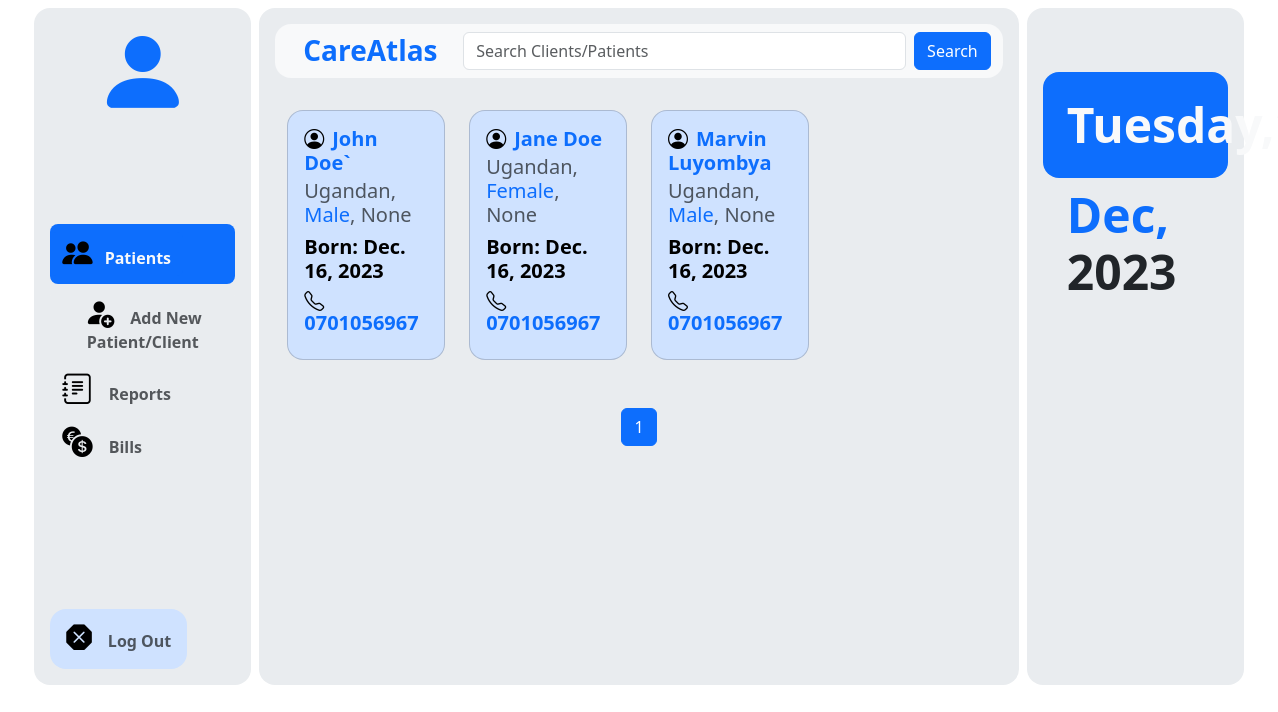
Page /base/application/1 on the earlier database version.
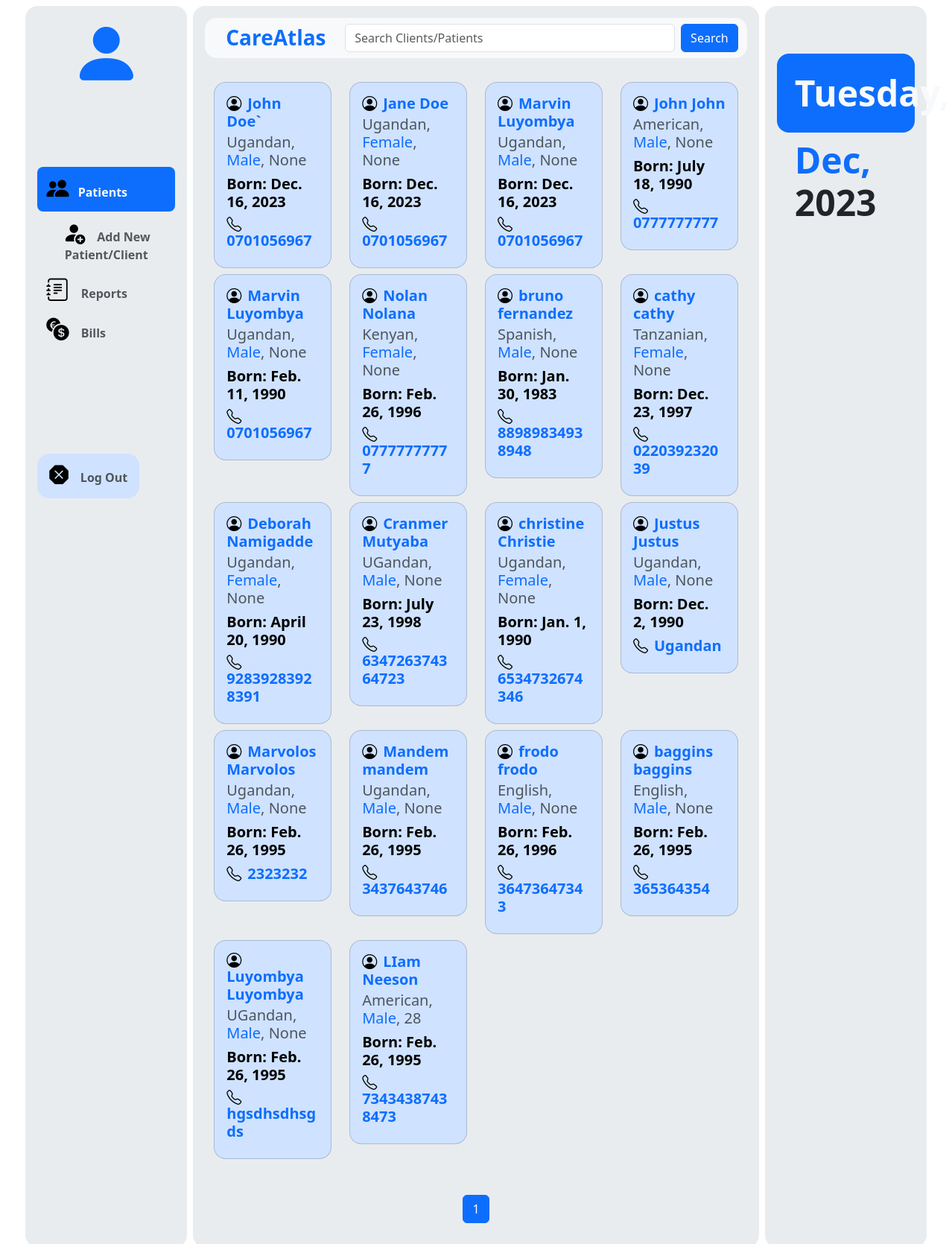
Same page on the later database version.
### base/models.py (models this page shows, shortened)
class Patient(models.Model):
    first_name = models.CharField(max_length=30, blank=False)
    last_name = models.CharField(max_length=30, blank = False)
    nationality = models.CharField(max_length=30, blank=True, null=True)
    date_of_birth = models.DateField(blank=True, null=True)
    date_added = models.DateField(auto_now_add=True)
    sex_type = {"Male": "Male", "Female": "Female", "Complicated": "Complicated"}
    sex = models.CharField(blank=False, choices=sex_type, max_length=15)
    phone_number = models.CharField(max_length=20, null=True)
    age = models.IntegerField(null=True)

### base/views.py (the view)
# urls.py: path('base/application/<int:page>', base_views.application_page, name='application-page'),
def application_page(request, page=1):
    all_patients = Patient.objects.all()
    patients = Paginator(all_patients, 24)
    context = {
        "day": date_1[0],
        "day_of_month": date_1[1],
        "month": date_1[2],
        "year": date_1[3].replace(",", ""),
        "date": date,
        "patients": patients.page(page)
    }
    return render(request, 'base/application_page.html', context)

### base/templates/base/application_page.html (shortened to what this page needs)
{% extends 'base/base.html' %}
{% block content %}
    <div>
        <div class="container  mt-4">
          <div class="row">
            {% for patient in patients %}
            <div class="col-3 mt-2">
              <div class="card bg-primary-subtle rounded-4">
                <a href="{% url 'patient-page' patient.id %}" class="link-underline link-underline-opacity-0"><div class="card-body">
                  <h5 class="card-title fw-semibold text-primary"><i class="bi bi-person-circle me-2 text-black"></i>{{patient.first_name}} {{patient.last_name}}</h5>
                  <h5 class="card-subtitle mb-2 text-body-secondary">{{patient.nationality}}, <span class="text-primary">{{patient.sex}}</span>, {{patient.age}}</h5>
                  <h5 class="fw-semibold text-black">Born: <span class="fw-bold ">{{patient.date_of_birth}}</span></h5>
                  <h5 class="fw-semiold text-black"><i class="bi bi-telephone me-2"></i></i><span class="fw-bold text-primary">{{patient.phone_number}}</span></h5>
                </div></a>
              </div>
            </div>
            {% endfor %}
            <div class="d-flex justify-content-center mt-5">
              <nav aria-label="..." class="">
                <ul class="pagination">
                  <li class="page-item active" aria-current="page"><a class="page-link" href="{% url 'application-page' patients.number %}">{{patients.number}}</a></li>
                </ul>
              </nav>
            </div>
          </div>
        </div>
    </div>
{% endblock content %}

### base/templates/base/base.html (shortened to what this page needs)
{% load static %}
<html lang="en">
<head>
    <link href="https://cdn.jsdelivr.net/npm/bootstrap@5.3.2/dist/css/bootstrap.min.css" rel="stylesheet">
    <link rel="stylesheet" href="https://cdn.jsdelivr.net/npm/bootstrap-icons@1.11.2/font/bootstrap-icons.min.css">
</head>
<body>
<div class="">
  <div class="row justify-content-center">
    <div class="col-2 p-3 bg-body-secondary d-flex flex-column align-items-center justify-content-start mx-2 rounded-4 my-2">
      <div class="d-flex flex-column align-items-center mb-5">
        <i class="bi bi-person-fill text-primary" style="font-size: 600%"></i>
      </div>
      <div class="mt-5">
        <div class="d-grid gap-2 my-2">
          <a href="{% url 'application-page' 1 %}" class=" bg-primary py-2 rounded-3"><button class="border border-0 btn btn-light fw-bolder fs-6 bg-primary text-light" type="button"><i class="ms-0 bi bi-people-fill text-body-emphasis me-1" style="font-size: 190%"></i><span class="ms-2">Patients</span></button></a>
          <a href="{% url 'new-patient' %}" class="my-0"><button class="border border-0 btn btn-light fw-bolder fs-6 bg-body-secondary text-body-secondary" type="button"><i class="bi bi-person-fill-add text-body-emphasis me-3" style="font-size: 190%"></i>Add New Patient/Client</button></a>
          <a href="" class="my-0"><button class="border border-0 btn btn-light fw-bolder fs-6 bg-body-secondary text-body-secondary" type="button"><i class="bi bi-journal-text text-body-emphasis me-3" style="font-size: 190%"></i>Reports</button></a>
          <a href="" class="mt-0 mb-5"><button class=" border border-0 btn btn-light fw-bolder fs-6 bg-body-secondary text-body-secondary" type="button"><i class="bi bi-currency-exchange text-body-emphasis me-3" style="font-size: 190%"></i>Bills</button></a>
        </div>
        <div class="d-flex align-items-end mt-5">
          <a href="{% url 'logout' %}" class="mt-5"><button class="border border-0 btn btn-light fw-bolder fs-6 bg-primary-subtle rounded-4 text-body-secondary p-3" type="button"><i class=" bi bi-x-octagon-fill text-body-emphasis me-3" style="font-size: 160%"></i>Log Out</button></a>
        </div>
      </div>
    </div>
    <div class="col-7 p-3 bg-body-secondary my-2 rounded-4">
      <nav class="navbar bg-body-tertiary rounded-4">
        <div class="container-fluid">
          <a href=" {% url 'application-page' 1%} " class="link-underline link-underline-opacity-0"><span class="navbar-brand mb-0 h1 text-primary fw-bolder fs-3 ms-3">CareAtlas</span></a>
          <form class="d-flex w-75 my-auto" role="search">
            <input class="form-control me-2" type="search" placeholder="Search Clients/Patients" aria-label="Search">
            <button class="btn btn-primary" type="submit">Search</button>
          </form>
        </div>
      </nav>
      {% block content %}
      {% endblock content%}
    </div>
    <div class="col-2 p-3 bg-body-secondary mx-2 my-2 rounded-4">
      <div>
        <h1 class="display-5 mt-5 text-light fw-bold bg-primary p-4 rounded-4">{{ day }},{{ day_of_month }}</h1>
      </div>
      <div>
        <h1 class="display-5 ms-4 text-primary fw-bold">{{month}}, <span class="display-5 fw-bold text-dark">{{year}}</span></h1>
      </div>
    </div>
  </div>
</div>
</body>
</html>

Differences in the rows shown:
added Patient: first_name "John", last_name "John", nationality "American", sex "Male", age "None", date_of_birth "July 18, 1990", phone_number "0777777777"
added Patient: first_name "Marvin", last_name "Luyombya", nationality "Ugandan", sex "Male", age "None", date_of_birth "Feb. 11, 1990", phone_number "0701056967"
added Patient: first_name "Nolan", last_name "Nolana", nationality "Kenyan", sex "Female", age "None", date_of_birth "Feb. 26, 1996", phone_number "07777777777"
added Patient: first_name "bruno", last_name "fernandez", nationality "Spanish", sex "Male", age "None", date_of_birth "Jan. 30, 1983", phone_number "88989834938948"
added Patient: first_name "cathy", last_name "cathy", nationality "Tanzanian", sex "Female", age "None", date_of_birth "Dec. 23, 1997", phone_number "022039232039"
added Patient: first_name "Deborah", last_name "Namigadde", nationality "Ugandan", sex "Female", age "None", date_of_birth "April 20, 1990", phone_number "92839283928391"
added Patient: first_name "Cranmer", last_name "Mutyaba", nationality "UGandan", sex "Male", age "None", date_of_birth "July 23, 1998", phone_number "634726374364723"
added Patient: first_name "christine", last_name "Christie", nationality "Ugandan", sex "Female", age "None", date_of_birth "Jan. 1, 1990", phone_number "6534732674346"
added Patient: first_name "Justus", last_name "Justus", nationality "Ugandan", sex "Male", age "None", date_of_birth "Dec. 2, 1990", phone_number "Ugandan"
added Patient: first_name "Marvolos", last_name "Marvolos", nationality "Ugandan", sex "Male", age "None", date_of_birth "Feb. 26, 1995", phone_number "2323232"
added Patient: first_name "Mandem", last_name "mandem", nationality "Ugandan", sex "Male", age "None", date_of_birth "Feb. 26, 1995", phone_number "3437643746"
added Patient: first_name "frodo", last_name "frodo", nationality "English", sex "Male", age "None", date_of_birth "Feb. 26, 1996", phone_number "36473647343"
added Patient: first_name "baggins", last_name "baggins", nationality "English", sex "Male", age "None", date_of_birth "Feb. 26, 1995", phone_number "365364354"
added Patient: first_name "Luyombya", last_name "Luyombya", nationality "UGandan", sex "Male", age "None", date_of_birth "Feb. 26, 1995", phone_number "hgsdhsdhsgds"
added Patient: first_name "LIam", last_name "Neeson", nationality "American", sex "Male", age "28", date_of_birth "Feb. 26, 1995", phone_number "73434387438473"
